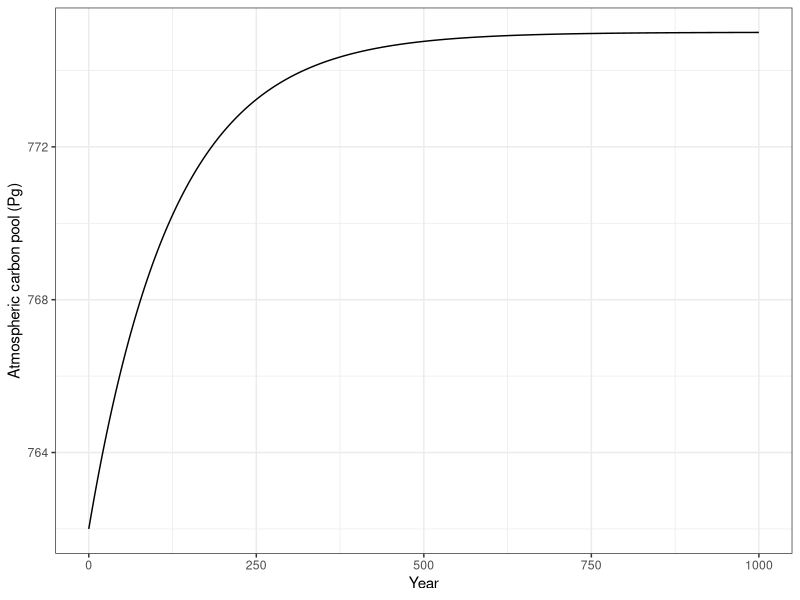
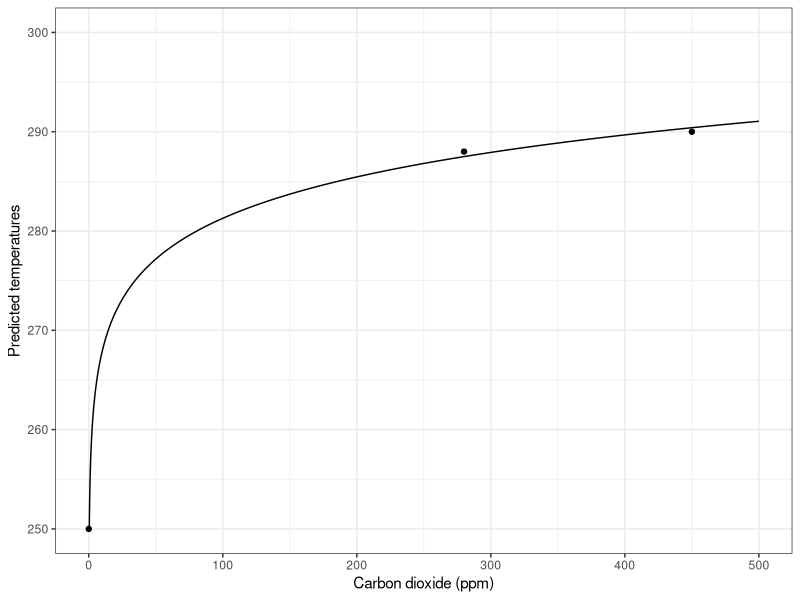
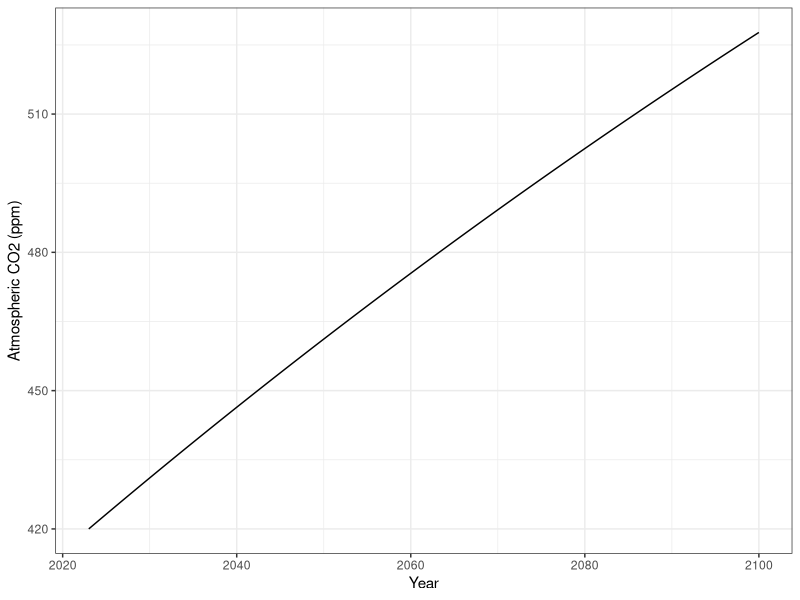
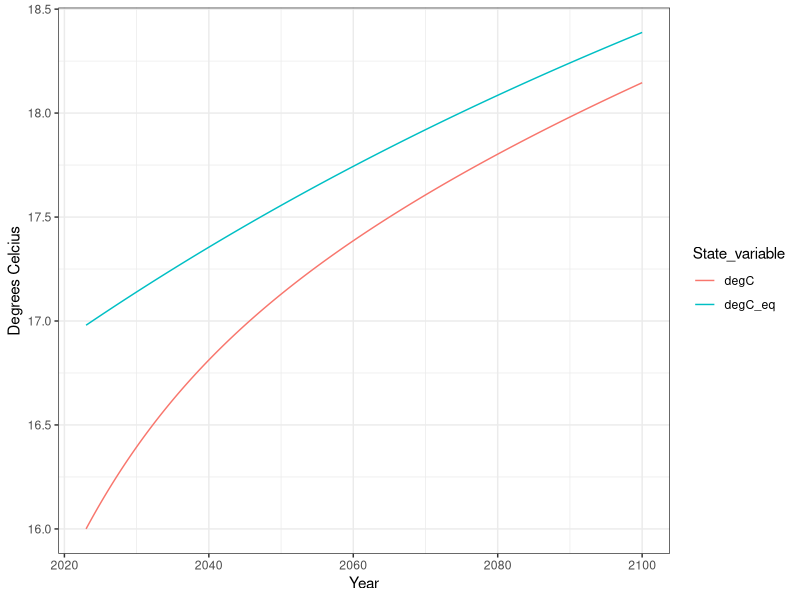
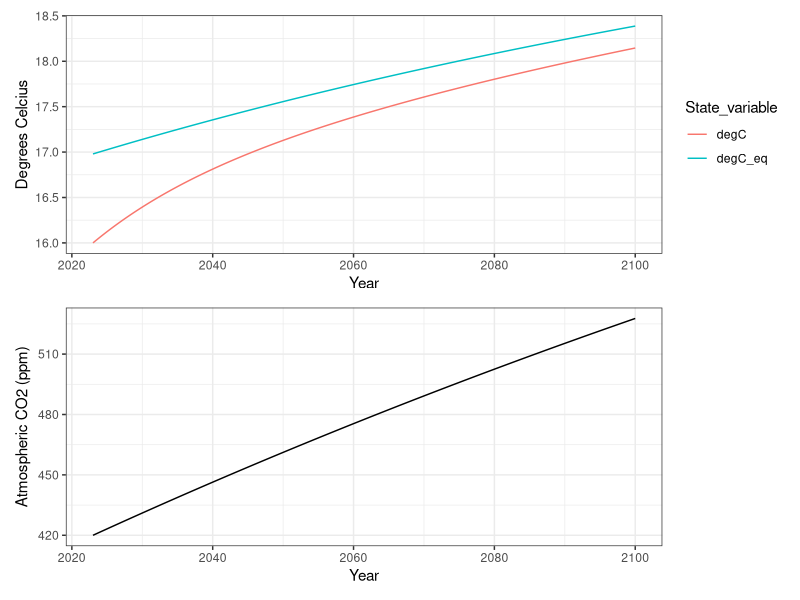
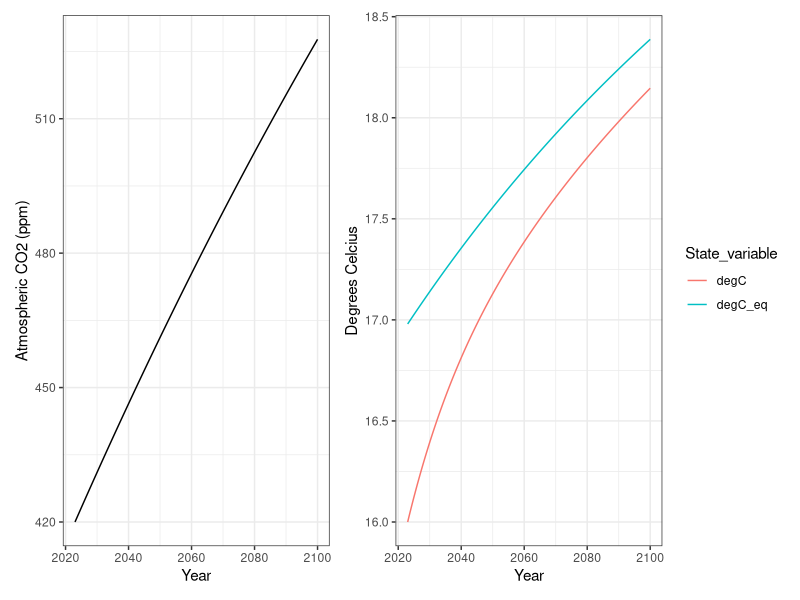
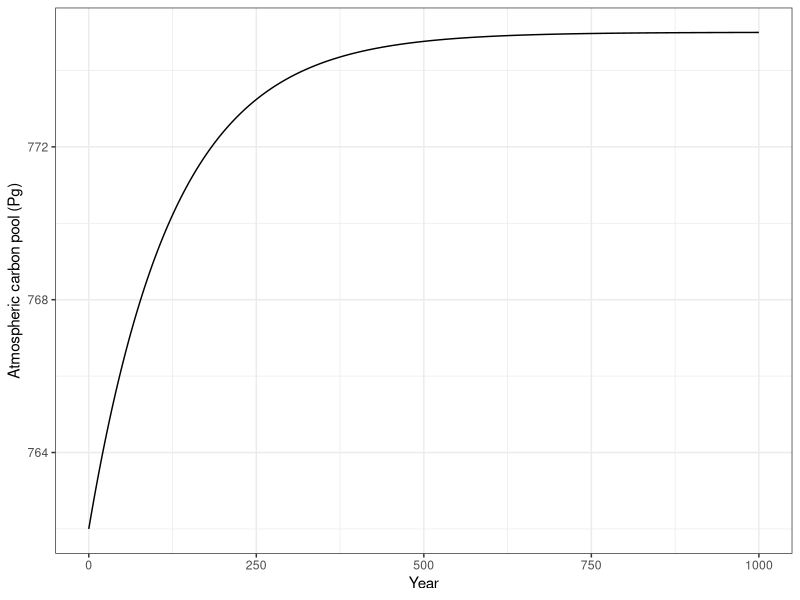
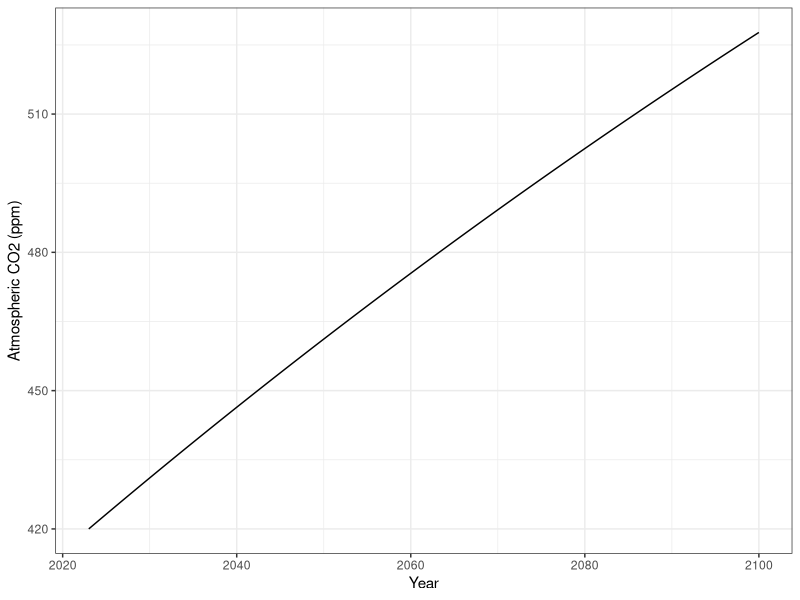

Write R code to recreate these figures, in order.
## ---- chunk 1
getwd()
## ---- chunk 2
#| message: false
## This script is for chapter XX in Hank's Intro to Ecology primer.

## We always use...
library(tidyverse)
## or usually just ggplot2 and dplyr packages within the tidyverse.
## In this chapter we also need
library(deSolve)
# for solving or integrating differential equations
## ---- chunk 3
or <- 91 # diffusion out of the ocean, due to respiration of microbes
ro <- 1 # river outgassing (diffusion)
fi <- 4 # fire
cp <- 0.1 # cement production
ff <- 7.6 # fossil fuel combustion (1998) 
lu <- 1.5 # land use change 
tr <- 56 # terrestrial respiration
inputs <- or + ro + fi + cp + ff + lu + tr
inputs
## ---- chunk 4
npp.o <- 92 # net primary production in the ocean (diffusion)
we <- 0.2 # Weathering of carbonate rock
ls <- 2.8 # land sink (burial)
npp.l <- 60 # net primary production on land

outputs <- npp.o + we + ls + npp.l
outputs
## ---- chunk 5
net.flux <- inputs - outputs
net.flux # in Pg C per year
## ---- chunk 6
# the pool
At <- 762
## ---- chunk 7
At.plus.1 <- At + net.flux
At.plus.1
## ---- chunk 8
#| echo: false
#| results: hide

net.flux

t <- c(2,25)
at.2.and.25 <- At + net.flux * t
at.2.and.25
## ---- chunk 9
## write code two years and for 25 years
## 
## ---- chunk 10
respiration <- 91 # Pg
photosynthesis <- 91 # Pg
carbonic_acid <- 1 #Pg
## ---- chunk 11
## simple first order equation.
## start
atmosphere1 <- function(t,y,p){
  with( as.list(c(y, p)), {
    
    ## this is the bit to recognize
    dA.dt <- I - e*A
    
    return(list( c(dA.dt), 
                 ## convert gigatonnes C to CO2 equivalent mass 
                 CO2_global_mass = A * (12 + 2*16)/12,
                 ## convert gigatonnes C to CO2 equivalent ppm
                 CO2_ppm = A / 2.13
    ) )
  })
}
## end
## ---- chunk 12
# Constant influx, and diffusion rate
p1 <- c(I=6.2, e=0.008)
# starting atmospheric carbon pool
y0 <- c(A=762);
## ---- chunk 13
# from zero to 100, by steps of one year
t <- seq(from=0, to=1000, by=1)
# integrate the rate equation for all time points, 
# starting with y0 at time zero, using our function and parameters.
output <- ode(y=y0, times=t, func=atmosphere1, parms=p1)
## ---- chunk 14
#| eval: true
# Finally, we plot the output.
out_df <- as.data.frame(output) 
firstorderA <- ggplot(out_df, aes(time, A)) + geom_line() + 
  labs(y="Atmospheric carbon pool (Pg)",
       x="Year") + 
  theme_bw()
firstorderA
ggsave("figs/firstOrderAtmosphere.png", width=5, height=4)
## ---- chunk 15
#| echo: false
#| results: hide
asymp <- with(as.list(p1), I/e)
asymp
## ---- chunk 16
#| echo: false
#| results: hide

# net.flux
# at2and25

# firstorderA
# asymp

## 1. A* varies inversely with e (the per-concentration export rate)
## 1. Simple budget has no limit, while the first order has an asymptote
## 1. Oceans will acidify?
## 1. higher temps will excerbate dissolution

## ---- chunk 17
#| echo: false
K <- c(255, 288, 290)^4
A <- c(0, 280, 450)
m <- nls(K ~ .7*1372/(4*5.67e-8*(A+1)^g), start=list(g=-.08))
g <- - as.numeric( coef(m) )
## ---- chunk 18
#| label: fig-g
#| fig-cap: "Temperatures predicted from first principles and using Hank's greenhouse constant, $g$, which adjusts for observed and predicted temperatures, based on actual CO2 and temperature data and extremely complex and well-tested models used in IPCC reports."
#| message: false
#| warning: false

## graphing the curve of temperature vs. CO2
g <- 0.08488
Omega <- 1372
sigma <- 5.67e-8
albedo <- 0.3

# function to describe the relationship
predict.warming <- 
  function(x, g, Omega, sigma, albedo){ 
    ((1-albedo)*Omega/(4*sigma)*x^g )^(1/4)
    }

base <- ggplot() + lims(x=c(0, 500), y=c(250,300))
base + 
  geom_function(fun = predict.warming, 
                     args = list(g = g, Omega, sigma, albedo),
                n=5001) +
  annotate(geom="point", x=c(0, 280, 450), 
           y=c(250, 288, 290) ) +
  labs(
    x="Carbon dioxide (ppm)", 
      y="Predicted temperatures",
  ) + 
  theme_bw()
## ---- chunk 19
Earth1 <- function(t,y,p){
  with( as.list(c(y, p)), {
    ## hypothesized relation of carbon inputs and outputs for 
    ## the atmosphere
    ## constant input I, diffusion loss out eA
    ## CO2 rate equation, units CO2 / year
    dA.dt <- I + (1-A/280)
    
    ## incoming radiant energy
    F.in <- Omega/4 
    ## outgoing radiant energy
    F.out <- a*Omega/4 + (sigma/A^g)*K^4
    ## heat energy rate equation
    dK.dt <- (F.in - F.out)/lag
    
    ## What the temperature WOULD be, 
    ## without a lag 
    Equilibrium_K = ( (1-a) * Omega / (4*(sigma)) * A^g )^(1/4)
    
    ### Have R return these results to us
    return(list( c(dA.dt, dK.dt) , 
                 K_eq = Equilibrium_K
    ) )
  })
}

## ---- chunk 20
t <- seq(0, 77, 1/52)
## ---- chunk 21
y0 <- c(A=420, # CO2 equivalents in ppm in 2023
        K=289 # degrees Kelvin in 2023
        )
## ---- chunk 22
#| message: false
library(tidyverse) # data wrangling and graphics
library(deSolve) # for numerical integration of ODE models
## ---- chunk 23
parameters1 <- c(Omega = 1372, # incoming solar radiative forcing
       a=0.3, # albedo
       sigma = 5.67e-8, # Stefan-Boltzmann constant for radiative loss
       g = 0.08488, # greenhouse constant
       I = 2.1, # increase in CO2 ppm per year
       lag = 50 # lag time to partial temp equilibration
)
## ---- chunk 24
output1 <- ode(y=y0, 
               times=t, 
               func=Earth1, 
               parms=parameters1)
head(output1)
## ---- chunk 25
tail(output1)
## ---- chunk 26
p1.1 <- output1 %>% as.data.frame() %>%
  mutate(
    Year = time + 2023
  ) %>%
  ggplot(aes(x=Year, y=A)) + 
  geom_line() + labs(y="Atmospheric CO2 (ppm)") +
  theme_bw()
p1.1
ggsave("figs/Exp1_CO2.png", plot=p1.1)
## ---- chunk 27
out.long1 <- output1 %>% as.data.frame() %>%
  select(time, K, K_eq) %>%
  transmute(
    Year = time + 2023,
    degC = K -273,
    degC_eq = K_eq -273
  ) %>%
  pivot_longer(cols=-Year, names_to = "State_variable", 
               values_to="Value")

p2.1 <- ggplot(out.long1, aes(x=Year, y=Value, color=State_variable)) + 
  geom_line() + 
  labs(y="Degrees Celcius")  +
  theme_bw()
p2.1
ggsave("figs/Exp1_temps.png", plot=p2.1)
## ---- chunk 28
# eval: false
# uncomment and run
# install.package("patchwork", dep=TRUE)

# after installation, load it:
library(patchwork)

# use it.
# try
p2.1 / p1.1
# or 
p1.1 + p2.1
ggsave("figs/Exp1_CO2andK.png", height=4, width=8)
## ---- chunk 29
parameters2 <- c(Omega = 1372, # incoming solar radiative forcing
       a=0.3, # albedo
       sigma = 5.67e-8, # Stefan-Boltzmann constant for radiative loss
       g = 0.08492, # greenhouse constant
       I = 0.5, # increase in CO2 ppm per year
       lag = 50 # lag time to partial temp equilibration
)
## ---- chunk 30
output2 <- ode(y=y0, times=t, func=Earth1, parms=parameters2)
tail(output2)
## ---- chunk 31
parameters3 <- c(Omega = 1372, # incoming solar radiative forcing
       a=0.3, # albedo
       sigma = 5.67e-8, # Stefan-Boltzmann constant for radiative loss
       g = 0.08492, # greenhouse constant
       I = 0.357, # increase in CO2 ppm per year
       lag = 50 # lag time to partial temp equilibration
)
## ---- chunk 32
output3 <- ode(y=y0, times=t, func=Earth1, parms=parameters3)
tail(output3)
